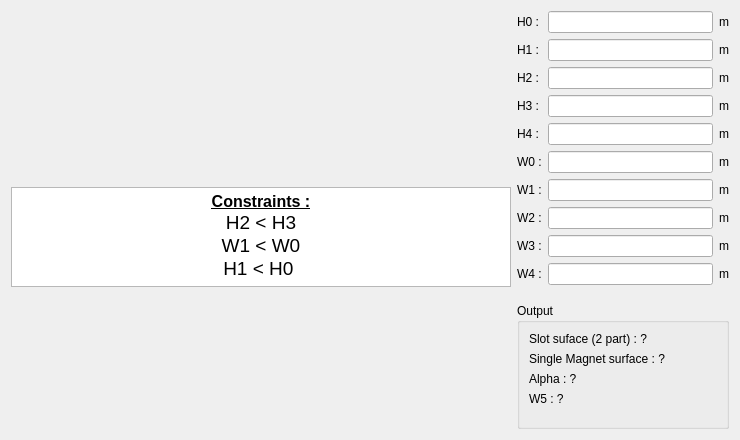
<?xml version="1.0" encoding="UTF-8"?>
<ui version="4.0">
 <class>PHoleM50</class>
 <widget class="QWidget" name="PHoleM50">
  <property name="geometry">
   <rect>
    <x>0</x>
    <y>0</y>
    <width>740</width>
    <height>440</height>
   </rect>
  </property>
  <property name="minimumSize">
   <size>
    <width>740</width>
    <height>440</height>
   </size>
  </property>
  <property name="maximumSize">
   <size>
    <width>16777215</width>
    <height>16777215</height>
   </size>
  </property>
  <property name="windowTitle">
   <string>Form</string>
  </property>
  <layout class="QHBoxLayout" name="horizontalLayout">
   <item>
    <layout class="QVBoxLayout" name="verticalLayout_3">
     <item>
      <widget class="QLabel" name="img_slot">
       <property name="sizePolicy">
        <sizepolicy hsizetype="Fixed" vsizetype="Fixed">
         <horstretch>0</horstretch>
         <verstretch>0</verstretch>
        </sizepolicy>
       </property>
       <property name="minimumSize">
        <size>
         <width>500</width>
         <height>170</height>
        </size>
       </property>
       <property name="maximumSize">
        <size>
         <width>500</width>
         <height>170</height>
        </size>
       </property>
       <property name="text">
        <string/>
       </property>
       <property name="pixmap">
        <pixmap resource="../../../../Resources/pyleecan.qrc">:/images/images/MachineSetup/WSlot/Slot_50.PNG</pixmap>
       </property>
       <property name="scaledContents">
        <bool>true</bool>
       </property>
      </widget>
     </item>
     <item>
      <widget class="QTextEdit" name="txt_constraint">
       <property name="sizePolicy">
        <sizepolicy hsizetype="Preferred" vsizetype="Fixed">
         <horstretch>0</horstretch>
         <verstretch>0</verstretch>
        </sizepolicy>
       </property>
       <property name="minimumSize">
        <size>
         <width>200</width>
         <height>0</height>
        </size>
       </property>
       <property name="maximumSize">
        <size>
         <width>16777215</width>
         <height>100</height>
        </size>
       </property>
       <property name="verticalScrollBarPolicy">
        <enum>Qt::ScrollBarAlwaysOff</enum>
       </property>
       <property name="html">
        <string>&lt;!DOCTYPE HTML PUBLIC &quot;-//W3C//DTD HTML 4.0//EN&quot; &quot;http://www.w3.org/TR/REC-html40/strict.dtd&quot;&gt;
&lt;html&gt;&lt;head&gt;&lt;meta name=&quot;qrichtext&quot; content=&quot;1&quot; /&gt;&lt;style type=&quot;text/css&quot;&gt;
p, li { white-space: pre-wrap; }
&lt;/style&gt;&lt;/head&gt;&lt;body style=&quot; font-family:'MS Shell Dlg 2'; font-size:7.8pt; font-weight:400; font-style:normal;&quot;&gt;
&lt;p align=&quot;center&quot; style=&quot; margin-top:0px; margin-bottom:0px; margin-left:0px; margin-right:0px; -qt-block-indent:0; text-indent:0px;&quot;&gt;&lt;span style=&quot; font-family:'MS Shell Dlg 2'; font-size:12pt; font-weight:600; text-decoration: underline;&quot;&gt;Constraints :&lt;/span&gt;&lt;/p&gt;
&lt;p align=&quot;center&quot; style=&quot; margin-top:0px; margin-bottom:0px; margin-left:0px; margin-right:0px; -qt-block-indent:0; text-indent:0px;&quot;&gt;&lt;span style=&quot; font-family:'MS Shell Dlg 2'; font-size:14pt;&quot;&gt;H2 &amp;lt; H3&lt;/span&gt;&lt;/p&gt;
&lt;p align=&quot;center&quot; style=&quot; margin-top:0px; margin-bottom:0px; margin-left:0px; margin-right:0px; -qt-block-indent:0; text-indent:0px;&quot;&gt;&lt;span style=&quot; font-family:'MS Shell Dlg 2'; font-size:14pt;&quot;&gt;W1 &amp;lt; W0&lt;/span&gt;&lt;/p&gt;
&lt;p align=&quot;center&quot; style=&quot; margin-top:0px; margin-bottom:0px; margin-left:0px; margin-right:0px; -qt-block-indent:0; text-indent:0px;&quot;&gt;&lt;span style=&quot; font-family:'MS Shell Dlg 2'; font-size:14pt;&quot;&gt;H1 &amp;lt; H0 &lt;/span&gt;&lt;/p&gt;&lt;/body&gt;&lt;/html&gt;</string>
       </property>
       <property name="textInteractionFlags">
        <set>Qt::TextSelectableByKeyboard|Qt::TextSelectableByMouse</set>
       </property>
      </widget>
     </item>
     <item>
      <spacer name="verticalSpacer_2">
       <property name="orientation">
        <enum>Qt::Vertical</enum>
       </property>
       <property name="sizeHint" stdset="0">
        <size>
         <width>20</width>
         <height>40</height>
        </size>
       </property>
      </spacer>
     </item>
    </layout>
   </item>
   <item>
    <layout class="QVBoxLayout" name="verticalLayout_2">
     <item>
      <layout class="QGridLayout" name="gridLayout">
       <item row="0" column="0">
        <widget class="QLabel" name="in_H0">
         <property name="text">
          <string>H0 :</string>
         </property>
        </widget>
       </item>
       <item row="0" column="1">
        <widget class="FloatEdit" name="lf_H0"/>
       </item>
       <item row="0" column="2">
        <widget class="QLabel" name="unit_H0">
         <property name="text">
          <string>m</string>
         </property>
        </widget>
       </item>
       <item row="1" column="0">
        <widget class="QLabel" name="in_H1">
         <property name="text">
          <string>H1 :</string>
         </property>
        </widget>
       </item>
       <item row="1" column="1">
        <widget class="FloatEdit" name="lf_H1"/>
       </item>
       <item row="1" column="2">
        <widget class="QLabel" name="unit_H1">
         <property name="text">
          <string>m</string>
         </property>
        </widget>
       </item>
       <item row="2" column="0">
        <widget class="QLabel" name="in_H2">
         <property name="text">
          <string>H2 :</string>
         </property>
        </widget>
       </item>
       <item row="2" column="1">
        <widget class="FloatEdit" name="lf_H2"/>
       </item>
       <item row="2" column="2">
        <widget class="QLabel" name="unit_H2">
         <property name="text">
          <string>m</string>
         </property>
        </widget>
       </item>
       <item row="3" column="0">
        <widget class="QLabel" name="in_H3">
         <property name="text">
          <string>H3 :</string>
         </property>
        </widget>
       </item>
       <item row="3" column="1">
        <widget class="FloatEdit" name="lf_H3"/>
       </item>
       <item row="3" column="2">
        <widget class="QLabel" name="unit_H3">
         <property name="text">
          <string>m</string>
         </property>
        </widget>
       </item>
       <item row="4" column="0">
        <widget class="QLabel" name="in_H4">
         <property name="text">
          <string>H4 :</string>
         </property>
        </widget>
       </item>
       <item row="4" column="1">
        <widget class="FloatEdit" name="lf_H4"/>
       </item>
       <item row="4" column="2">
        <widget class="QLabel" name="unit_H4">
         <property name="text">
          <string>m</string>
         </property>
        </widget>
       </item>
       <item row="5" column="0">
        <widget class="QLabel" name="in_W0">
         <property name="text">
          <string>W0 :</string>
         </property>
        </widget>
       </item>
       <item row="5" column="1">
        <widget class="FloatEdit" name="lf_W0"/>
       </item>
       <item row="5" column="2">
        <widget class="QLabel" name="unit_W0">
         <property name="text">
          <string>m</string>
         </property>
        </widget>
       </item>
       <item row="6" column="0">
        <widget class="QLabel" name="in_W1">
         <property name="text">
          <string>W1 :</string>
         </property>
        </widget>
       </item>
       <item row="6" column="1">
        <widget class="FloatEdit" name="lf_W1"/>
       </item>
       <item row="6" column="2">
        <widget class="QLabel" name="unit_W1">
         <property name="text">
          <string>m</string>
         </property>
        </widget>
       </item>
       <item row="7" column="0">
        <widget class="QLabel" name="in_W2">
         <property name="text">
          <string>W2 :</string>
         </property>
        </widget>
       </item>
       <item row="7" column="1">
        <widget class="FloatEdit" name="lf_W2"/>
       </item>
       <item row="7" column="2">
        <widget class="QLabel" name="unit_W2">
         <property name="text">
          <string>m</string>
         </property>
        </widget>
       </item>
       <item row="8" column="0">
        <widget class="QLabel" name="in_W3">
         <property name="text">
          <string>W3 :</string>
         </property>
        </widget>
       </item>
       <item row="8" column="1">
        <widget class="FloatEdit" name="lf_W3"/>
       </item>
       <item row="8" column="2">
        <widget class="QLabel" name="unit_W3">
         <property name="text">
          <string>m</string>
         </property>
        </widget>
       </item>
       <item row="9" column="0">
        <widget class="QLabel" name="in_W4">
         <property name="text">
          <string>W4 :</string>
         </property>
        </widget>
       </item>
       <item row="9" column="1">
        <widget class="FloatEdit" name="lf_W4">
         <property name="text">
          <string/>
         </property>
        </widget>
       </item>
       <item row="9" column="2">
        <widget class="QLabel" name="unit_W4">
         <property name="text">
          <string>m</string>
         </property>
        </widget>
       </item>
      </layout>
     </item>
     <item>
      <widget class="WMatSelect" name="w_mat_0" native="true">
       <property name="minimumSize">
        <size>
         <width>100</width>
         <height>0</height>
        </size>
       </property>
      </widget>
     </item>
     <item>
      <widget class="WMatSelect" name="w_mat_1" native="true">
       <property name="minimumSize">
        <size>
         <width>100</width>
         <height>0</height>
        </size>
       </property>
      </widget>
     </item>
     <item>
      <widget class="QGroupBox" name="g_output">
       <property name="minimumSize">
        <size>
         <width>200</width>
         <height>0</height>
        </size>
       </property>
       <property name="title">
        <string>Output</string>
       </property>
       <layout class="QVBoxLayout" name="verticalLayout">
        <item>
         <widget class="QLabel" name="out_slot_surface">
          <property name="text">
           <string>Slot suface (2 part) : ?</string>
          </property>
         </widget>
        </item>
        <item>
         <widget class="QLabel" name="out_magnet_surface">
          <property name="text">
           <string>Single Magnet surface : ?</string>
          </property>
         </widget>
        </item>
        <item>
         <widget class="QLabel" name="out_alpha">
          <property name="text">
           <string>Alpha : ?</string>
          </property>
         </widget>
        </item>
        <item>
         <widget class="QLabel" name="out_W5">
          <property name="text">
           <string>W5 : ?</string>
          </property>
         </widget>
        </item>
        <item>
         <spacer name="verticalSpacer">
          <property name="orientation">
           <enum>Qt::Vertical</enum>
          </property>
          <property name="sizeHint" stdset="0">
           <size>
            <width>20</width>
            <height>40</height>
           </size>
          </property>
         </spacer>
        </item>
       </layout>
      </widget>
     </item>
    </layout>
   </item>
  </layout>
 </widget>
 <customwidgets>
  <customwidget>
   <class>FloatEdit</class>
   <extends>QLineEdit</extends>
   <header>pyleecan.GUI/Tools/FloatEdit.h</header>
  </customwidget>
  <customwidget>
   <class>WMatSelect</class>
   <extends>QWidget</extends>
   <header>pyleecan.GUI.Dialog.DMatLib.WMatSelect.WMatSelect.h</header>
   <container>1</container>
  </customwidget>
 </customwidgets>
 <tabstops>
  <tabstop>lf_H0</tabstop>
  <tabstop>lf_H1</tabstop>
  <tabstop>lf_H2</tabstop>
  <tabstop>lf_H3</tabstop>
  <tabstop>lf_W0</tabstop>
  <tabstop>lf_W1</tabstop>
  <tabstop>lf_W2</tabstop>
  <tabstop>lf_W3</tabstop>
  <tabstop>lf_W4</tabstop>
  <tabstop>txt_constraint</tabstop>
 </tabstops>
 <resources>
  <include location="../../../../Resources/pyleecan.qrc"/>
  <include location="../../../../Resources/pyleecan.qrc"/>
 </resources>
 <connections/>
</ui>
